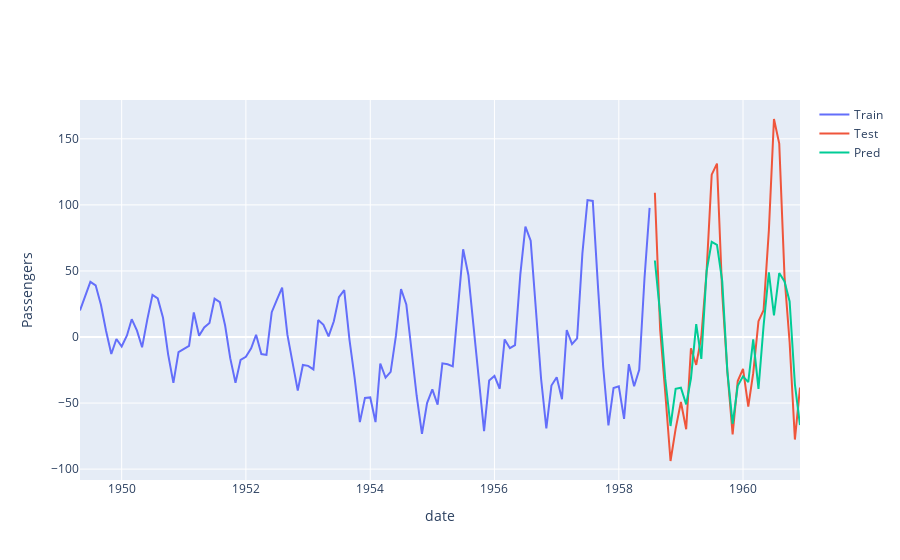

Source (notebook cell):
### Code cell
fig=go.Figure()
fig.add_trace(go.Scatter(x=train_xaxis,y=y_train,mode='lines',name='Train'))
fig.add_trace(go.Scatter(x=test_xaxis,y=y_test,mode='lines',name='Test'))
fig.add_trace(go.Scatter(x=test_xaxis,y=preds,mode='lines',name='Pred'))
fig.update_xaxes(title='date')
fig.update_yaxes(title='Passengers')
fig.show()
